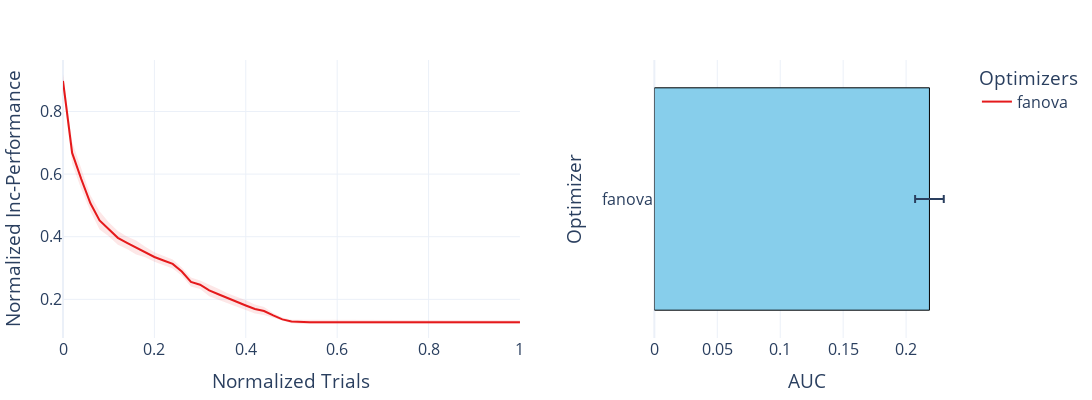

The code cell stored with this chart in its notebook:
### Code cell
# Which HPI method
plot_one_thing('hpi_method')
